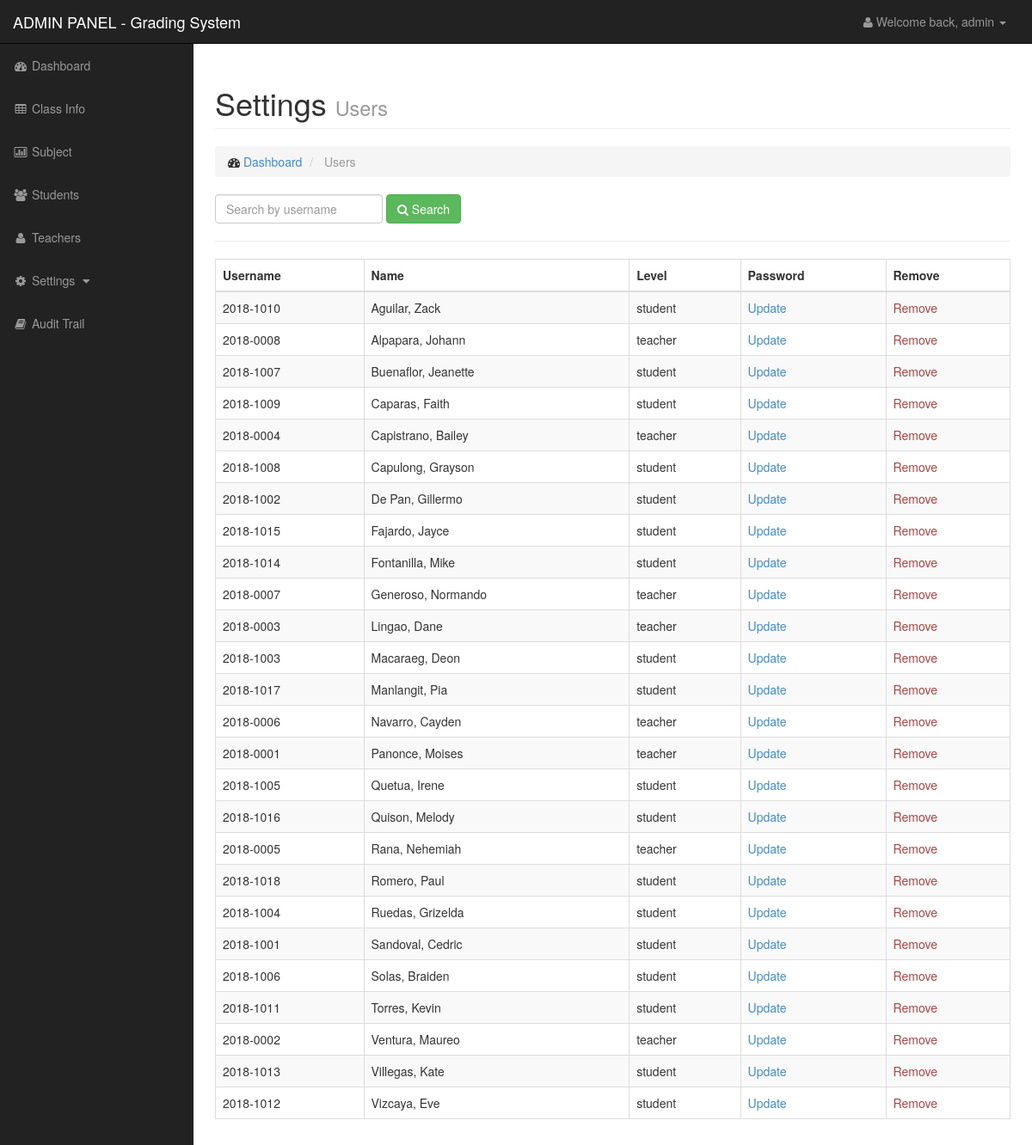
The page /admin/users.php (signed in) on the database its author committed.
### tables this page shows
CREATE TABLE IF NOT EXISTS `userdata` (
  `id` int(11) NOT NULL AUTO_INCREMENT,
  `username` varchar(100) NOT NULL,
  `password` varchar(100) NOT NULL,
  `fname` varchar(100) NOT NULL,
  `lname` varchar(100) NOT NULL,
  `level` varchar(100) NOT NULL,
  PRIMARY KEY (`id`)
);

### admin/data/settings_model.php (called while the page is built, shortened)
<?php
    $settings = new Datasettings();
    class Datasettings {
        function getuser($search){
            $user = $_SESSION['id'];
            $q = "select * from userdata where username !='$user' and username like '%$search%' order by lname asc";
            $r = mysql_query($q);
            return $r;
        }
    }
?>

### admin/users.php (the view, shortened to what this page needs)
<?php
    include('include/header.php');
    include('include/sidebar.php');
    include('data/settings_model.php');
    $search = isset($_POST['search']) ? $_POST['search']: null;
    $user = $settings->getuser($search);
?>
<div id="page-wrapper">
    <div class="container-fluid">
        <div class="row">
            <div class="col-lg-12">
                <h1 class="page-header">
                    Settings <small>Users</small>
                </h1>
                <ol class="breadcrumb">
                    <li>
                        <i class="fa fa-dashboard"></i> <a href="index.php">Dashboard</a>
                    </li>
                    <li class="active">
                        Users
                    </li>
                </ol>
            </div>
        </div>
        <div class="row">
            <div class="col-lg-12">
                <div class="form-inline form-padding">
                    <form action="users.php" method="post">
                        <input type="text" class="form-control" name="search" placeholder="Search by username">
                        <button type="submit" name="submitsearch" class="btn btn-success"><i class="fa fa-search"></i> Search</button>
                    </form>
                </div>
            </div>
        </div>
        <hr />
        <div class="row">
            <div class="col-lg-12">
                <div class="table-responsive">
                    <table class="table table-striped table-bordered">
                        <thead><tr>
                            <th>Username</th>
                            <th>Name</th>
                            <th>Level</th>
                            <th>Password</th>
                            <th>Remove</th>
                        </tr></thead>
                        <tbody>
                        <?php while($row = mysql_fetch_array($user)): ?>
                            <tr>
                                <td><?php echo $row['username'];?></td>
                                <td><?php echo $row['lname'].', '.$row['fname'];?></td>
                                <td><?php echo $row['level'];?></td>
                                <td><a href="settings.php?username=<?php echo $row['username'];?>">Update</a></td>
                                <td><a href="data/data_model.php?q=delete&table=userdata&id=<?php echo $row['id']?>" title="Remove" class="text-danger confirmation">Remove</a></td>
                            </tr>
                        <?php endwhile; ?>
                        </tbody>
                    </table>
                </div>
            </div>
        </div>
    </div>
</div>
<?php include('include/footer.php');

### css/sb-admin.css (style rules this page uses)
body { margin-top: 100px; background-color: #222; }
@media (min-width:768px) { body { margin-top: 50px; } }
#page-wrapper { width: 100%; padding: 0; background-color: #fff; }
@media (min-width:768px) { #page-wrapper { padding: 10px; } }

### rows shown on the page
userdata: username "2018-1010", lname "Aguilar", fname "Zack", level "student"
userdata: username "2018-0008", lname "Alpapara", fname "Johann", level "teacher"
userdata: username "2018-1007", lname "Buenaflor", fname "Jeanette", level "student"
userdata: username "2018-1009", lname "Caparas", fname "Faith", level "student"
userdata: username "2018-0004", lname "Capistrano", fname "Bailey", level "teacher"
userdata: username "2018-1008", lname "Capulong", fname "Grayson", level "student"
userdata: username "2018-1002", lname "De Pan", fname "Gillermo", level "student"
userdata: username "2018-1015", lname "Fajardo", fname "Jayce", level "student"
userdata: username "2018-1014", lname "Fontanilla", fname "Mike", level "student"
userdata: username "2018-0007", lname "Generoso", fname "Normando", level "teacher"
userdata: username "2018-0003", lname "Lingao", fname "Dane", level "teacher"
userdata: username "2018-1003", lname "Macaraeg", fname "Deon", level "student"
userdata: username "2018-1017", lname "Manlangit", fname "Pia", level "student"
userdata: username "2018-0006", lname "Navarro", fname "Cayden", level "teacher"
userdata: username "2018-0001", lname "Panonce", fname "Moises", level "teacher"
userdata: username "2018-1005", lname "Quetua", fname "Irene", level "student"
userdata: username "2018-1016", lname "Quison", fname "Melody", level "student"
userdata: username "2018-0005", lname "Rana", fname "Nehemiah", level "teacher"
userdata: username "2018-1018", lname "Romero", fname "Paul", level "student"
userdata: username "2018-1004", lname "Ruedas", fname "Grizelda", level "student"
userdata: username "2018-1001", lname "Sandoval", fname "Cedric", level "student"
userdata: username "2018-1006", lname "Solas", fname "Braiden", level "student"
userdata: username "2018-1011", lname "Torres", fname "Kevin", level "student"
userdata: username "2018-0002", lname "Ventura", fname "Maureo", level "teacher"
userdata: username "2018-1013", lname "Villegas", fname "Kate", level "student"
userdata: username "2018-1012", lname "Vizcaya", fname "Eve", level "student"

### other values the page prints
$_SESSION['level'] "admin"
